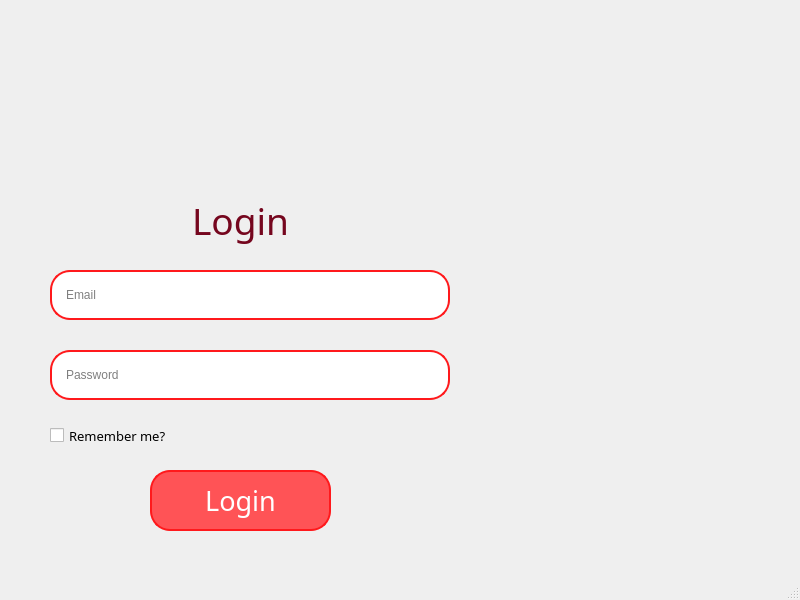
<?xml version="1.0" encoding="UTF-8"?>
<ui version="4.0">
 <class>MainWindow</class>
 <widget class="QMainWindow" name="MainWindow">
  <property name="geometry">
   <rect>
    <x>0</x>
    <y>0</y>
    <width>800</width>
    <height>600</height>
   </rect>
  </property>
  <property name="windowTitle">
   <string>MainWindow</string>
  </property>
  <widget class="QWidget" name="centralwidget">
   <widget class="QLabel" name="label">
    <property name="geometry">
     <rect>
      <x>500</x>
      <y>200</y>
      <width>270</width>
      <height>270</height>
     </rect>
    </property>
    <property name="text">
     <string/>
    </property>
    <property name="pixmap">
     <pixmap resource="img.qrc">:/image/images/mindx_logo.jpg</pixmap>
    </property>
    <property name="scaledContents">
     <bool>true</bool>
    </property>
   </widget>
   <widget class="QLabel" name="label_2">
    <property name="geometry">
     <rect>
      <x>0</x>
      <y>0</y>
      <width>800</width>
      <height>160</height>
     </rect>
    </property>
    <property name="text">
     <string/>
    </property>
    <property name="pixmap">
     <pixmap resource="img.qrc">:/image/images/mindx_banner.jpg</pixmap>
    </property>
    <property name="scaledContents">
     <bool>true</bool>
    </property>
   </widget>
   <widget class="QLabel" name="label_3">
    <property name="geometry">
     <rect>
      <x>130</x>
      <y>190</y>
      <width>221</width>
      <height>61</height>
     </rect>
    </property>
    <property name="font">
     <font>
      <family>Nunito Sans</family>
      <pointsize>28</pointsize>
      <weight>50</weight>
      <italic>false</italic>
      <bold>false</bold>
     </font>
    </property>
    <property name="styleSheet">
     <string notr="true">color: #75061e;
font: 28pt &quot;Nunito Sans&quot;;</string>
    </property>
    <property name="text">
     <string>Login</string>
    </property>
    <property name="alignment">
     <set>Qt::AlignCenter</set>
    </property>
   </widget>
   <widget class="QLineEdit" name="lineEdit_emal">
    <property name="geometry">
     <rect>
      <x>50</x>
      <y>270</y>
      <width>400</width>
      <height>50</height>
     </rect>
    </property>
    <property name="styleSheet">
     <string notr="true">/* Chỉnh font chữ */
font: 12pt &quot;Nunito Sans&quot;;
/* lùi lề trái*/
padding-left: 12px;
/* Độ cong của viền */
border-radius: 20px;
/* Chỉnh viền: độ dày - kiểu - màu */
border: 2px solid rgb(255, 25, 28);
</string>
    </property>
    <property name="placeholderText">
     <string>Email</string>
    </property>
   </widget>
   <widget class="QLineEdit" name="lineEdit_password">
    <property name="geometry">
     <rect>
      <x>50</x>
      <y>350</y>
      <width>400</width>
      <height>50</height>
     </rect>
    </property>
    <property name="styleSheet">
     <string notr="true">/* Chỉnh font chữ */
font: 12pt &quot;Nunito Sans&quot;;
/* lùi lề trái*/
padding-left: 12px;
/* Độ cong của viền */
border-radius: 20px;
/* Chỉnh viền: độ dày - kiểu - màu */
border: 2px solid rgb(255, 25, 28);
</string>
    </property>
    <property name="echoMode">
     <enum>QLineEdit::Password</enum>
    </property>
    <property name="placeholderText">
     <string>Password</string>
    </property>
   </widget>
   <widget class="QCheckBox" name="checkBox">
    <property name="geometry">
     <rect>
      <x>50</x>
      <y>420</y>
      <width>171</width>
      <height>31</height>
     </rect>
    </property>
    <property name="font">
     <font>
      <family>Nunito Sans</family>
      <pointsize>10</pointsize>
     </font>
    </property>
    <property name="text">
     <string>Remember me?</string>
    </property>
   </widget>
   <widget class="QPushButton" name="pushButton">
    <property name="geometry">
     <rect>
      <x>150</x>
      <y>470</y>
      <width>181</width>
      <height>61</height>
     </rect>
    </property>
    <property name="font">
     <font>
      <family>Nunito Sans</family>
      <pointsize>20</pointsize>
      <weight>50</weight>
      <italic>false</italic>
      <bold>false</bold>
     </font>
    </property>
    <property name="styleSheet">
     <string notr="true">QPushButton{
/* Chỉnh font chữ */
font: 20pt &quot;Nunito Sans&quot;;
/* Chỉnh màu chữ */
color: white;
/* Chỉnh màu nền */
background-color: rgb(255, 83, 86);
/* Độ cong của viền */
border-radius: 20px;
/* Chỉnh viền: độ dày - kiểu - màu */
border: 2px solid rgb(255, 25, 28);
}

QPushButton:hover{
/* Chỉnh màu chữ */
color:  rgb(255, 83, 86);
/* Chỉnh màu nền */
background-color: white;
}</string>
    </property>
    <property name="text">
     <string>Login</string>
    </property>
   </widget>
  </widget>
  <widget class="QMenuBar" name="menubar">
   <property name="geometry">
    <rect>
     <x>0</x>
     <y>0</y>
     <width>800</width>
     <height>22</height>
    </rect>
   </property>
  </widget>
  <widget class="QStatusBar" name="statusbar"/>
 </widget>
 <resources>
  <include location="img.qrc"/>
 </resources>
 <connections/>
</ui>
